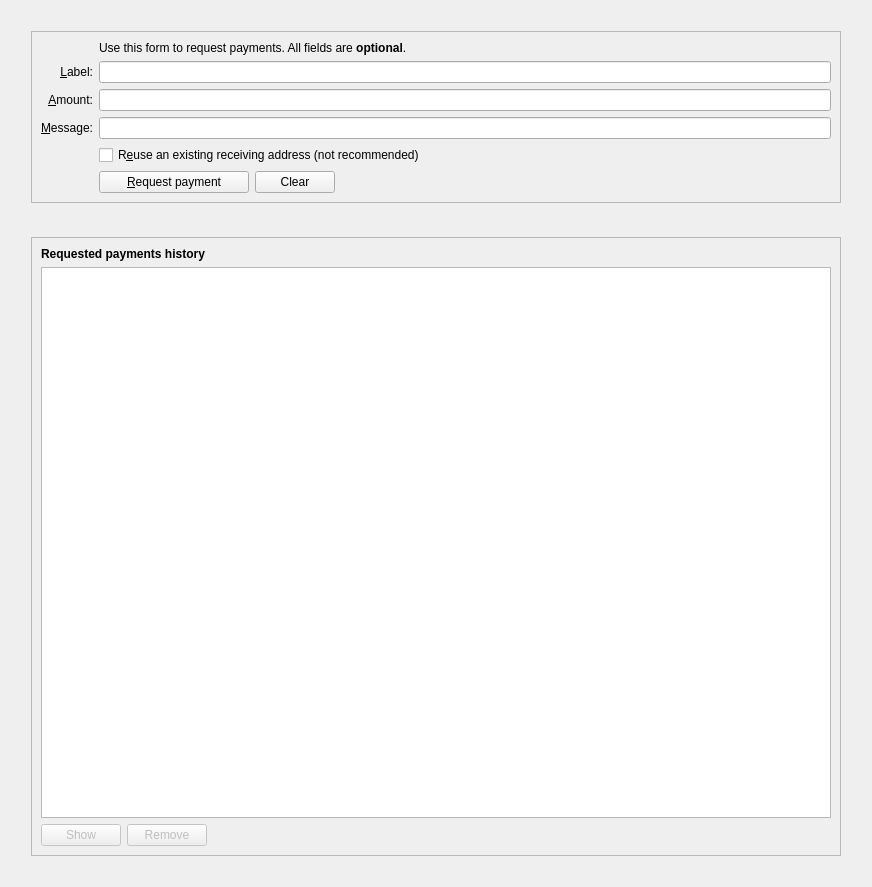
<?xml version="1.0" encoding="UTF-8"?>
<ui version="4.0">
 <class>ReceiveCoinsDialog</class>
 <widget class="QWidget" name="ReceiveCoinsDialog">
  <property name="geometry">
   <rect>
    <x>0</x>
    <y>0</y>
    <width>872</width>
    <height>887</height>
   </rect>
  </property>
  <layout class="QVBoxLayout" name="verticalLayout" stretch="0">
   <item>
    <layout class="QVBoxLayout" name="verticalLayout_5">
     <property name="spacing">
      <number>34</number>
     </property>
     <property name="leftMargin">
      <number>20</number>
     </property>
     <property name="topMargin">
      <number>20</number>
     </property>
     <property name="rightMargin">
      <number>20</number>
     </property>
     <property name="bottomMargin">
      <number>20</number>
     </property>
     <item>
      <widget class="QFrame" name="frame2">
       <property name="sizePolicy">
        <sizepolicy hsizetype="Preferred" vsizetype="Fixed">
         <horstretch>0</horstretch>
         <verstretch>0</verstretch>
        </sizepolicy>
       </property>
       <property name="frameShape">
        <enum>QFrame::StyledPanel</enum>
       </property>
       <property name="frameShadow">
        <enum>QFrame::Sunken</enum>
       </property>
       <layout class="QVBoxLayout" name="verticalLayout_3">
        <item>
         <layout class="QGridLayout" name="gridLayout">
          <item row="7" column="2">
           <widget class="QCheckBox" name="reuseAddress">
            <property name="toolTip">
             <string>Reuse one of the previously used receiving addresses. Reusing addresses has security and privacy issues. Do not use this unless re-generating a payment request made before.</string>
            </property>
            <property name="text">
             <string>R&amp;euse an existing receiving address (not recommended)</string>
            </property>
           </widget>
          </item>
          <item row="7" column="0">
           <widget class="QLabel" name="label_4">
            <property name="text">
             <string/>
            </property>
           </widget>
          </item>
          <item row="6" column="0">
           <widget class="QLabel" name="label_3">
            <property name="toolTip">
             <string>An optional message to attach to the payment request, which will be displayed when the request is opened. Note: The message will not be sent with the payment over the Chellit network.</string>
            </property>
            <property name="text">
             <string>&amp;Message:</string>
            </property>
            <property name="alignment">
             <set>Qt::AlignRight|Qt::AlignTrailing|Qt::AlignVCenter</set>
            </property>
            <property name="buddy">
             <cstring>reqMessage</cstring>
            </property>
           </widget>
          </item>
          <item row="4" column="2">
           <widget class="QLineEdit" name="reqLabel">
            <property name="toolTip">
             <string>An optional label to associate with the new receiving address.</string>
            </property>
           </widget>
          </item>
          <item row="6" column="2">
           <widget class="QLineEdit" name="reqMessage">
            <property name="toolTip">
             <string>An optional message to attach to the payment request, which will be displayed when the request is opened. Note: The message will not be sent with the payment over the Chellit network.</string>
            </property>
           </widget>
          </item>
          <item row="2" column="2">
           <widget class="QLabel" name="label_5">
            <property name="text">
             <string>Use this form to request payments. All fields are &lt;b&gt;optional&lt;/b&gt;.</string>
            </property>
           </widget>
          </item>
          <item row="4" column="0">
           <widget class="QLabel" name="label_2">
            <property name="toolTip">
             <string>An optional label to associate with the new receiving address.</string>
            </property>
            <property name="text">
             <string>&amp;Label:</string>
            </property>
            <property name="alignment">
             <set>Qt::AlignRight|Qt::AlignTrailing|Qt::AlignVCenter</set>
            </property>
            <property name="buddy">
             <cstring>reqLabel</cstring>
            </property>
           </widget>
          </item>
          <item row="5" column="0">
           <widget class="QLabel" name="label">
            <property name="toolTip">
             <string>An optional amount to request. Leave this empty or zero to not request a specific amount.</string>
            </property>
            <property name="text">
             <string>&amp;Amount:</string>
            </property>
            <property name="alignment">
             <set>Qt::AlignRight|Qt::AlignTrailing|Qt::AlignVCenter</set>
            </property>
            <property name="buddy">
             <cstring>reqAmount</cstring>
            </property>
           </widget>
          </item>
          <item row="5" column="2">
           <widget class="ChellitAmountField" name="reqAmount">
            <property name="minimumSize">
             <size>
              <width>80</width>
              <height>0</height>
             </size>
            </property>
            <property name="toolTip">
             <string>An optional amount to request. Leave this empty or zero to not request a specific amount.</string>
            </property>
           </widget>
          </item>
          <item row="8" column="2">
           <layout class="QHBoxLayout" name="horizontalLayout">
            <item>
             <widget class="QPushButton" name="receiveButton">
              <property name="minimumSize">
               <size>
                <width>150</width>
                <height>0</height>
               </size>
              </property>
              <property name="text">
               <string>&amp;Request payment</string>
              </property>
              <property name="icon">
               <iconset resource="../chellit.qrc">
                <normaloff>:/icons/receiving_addresses</normaloff>:/icons/receiving_addresses</iconset>
              </property>
             </widget>
            </item>
            <item>
             <widget class="QPushButton" name="clearButton">
              <property name="sizePolicy">
               <sizepolicy hsizetype="Minimum" vsizetype="Fixed">
                <horstretch>0</horstretch>
                <verstretch>0</verstretch>
               </sizepolicy>
              </property>
              <property name="toolTip">
               <string>Clear all fields of the form.</string>
              </property>
              <property name="text">
               <string>Clear</string>
              </property>
              <property name="icon">
               <iconset resource="../chellit.qrc">
                <normaloff>:/icons/remove</normaloff>:/icons/remove</iconset>
              </property>
              <property name="autoDefault">
               <bool>false</bool>
              </property>
             </widget>
            </item>
            <item>
             <spacer name="horizontalSpacer">
              <property name="orientation">
               <enum>Qt::Horizontal</enum>
              </property>
              <property name="sizeHint" stdset="0">
               <size>
                <width>40</width>
                <height>20</height>
               </size>
              </property>
             </spacer>
            </item>
           </layout>
          </item>
          <item row="8" column="0">
           <widget class="QLabel" name="label_7">
            <property name="text">
             <string/>
            </property>
           </widget>
          </item>
         </layout>
        </item>
       </layout>
      </widget>
     </item>
     <item>
      <widget class="QFrame" name="frame">
       <property name="sizePolicy">
        <sizepolicy hsizetype="Preferred" vsizetype="Expanding">
         <horstretch>0</horstretch>
         <verstretch>0</verstretch>
        </sizepolicy>
       </property>
       <property name="frameShape">
        <enum>QFrame::StyledPanel</enum>
       </property>
       <property name="frameShadow">
        <enum>QFrame::Raised</enum>
       </property>
       <layout class="QVBoxLayout" name="verticalLayout_2">
        <item>
         <widget class="QLabel" name="label_6">
          <property name="font">
           <font>
            <weight>75</weight>
            <bold>true</bold>
           </font>
          </property>
          <property name="text">
           <string>Requested payments history</string>
          </property>
         </widget>
        </item>
        <item>
         <widget class="QTableView" name="recentRequestsView">
          <property name="contextMenuPolicy">
           <enum>Qt::CustomContextMenu</enum>
          </property>
          <property name="tabKeyNavigation">
           <bool>false</bool>
          </property>
          <property name="sortingEnabled">
           <bool>true</bool>
          </property>
         </widget>
        </item>
        <item>
         <layout class="QHBoxLayout" name="horizontalLayout_2">
          <item>
           <widget class="QPushButton" name="showRequestButton">
            <property name="enabled">
             <bool>false</bool>
            </property>
            <property name="toolTip">
             <string>Show the selected request (does the same as double clicking an entry)</string>
            </property>
            <property name="text">
             <string>Show</string>
            </property>
            <property name="icon">
             <iconset resource="../chellit.qrc">
              <normaloff>:/icons/edit</normaloff>:/icons/edit</iconset>
            </property>
            <property name="autoDefault">
             <bool>false</bool>
            </property>
           </widget>
          </item>
          <item>
           <widget class="QPushButton" name="removeRequestButton">
            <property name="enabled">
             <bool>false</bool>
            </property>
            <property name="toolTip">
             <string>Remove the selected entries from the list</string>
            </property>
            <property name="text">
             <string>Remove</string>
            </property>
            <property name="icon">
             <iconset resource="../chellit.qrc">
              <normaloff>:/icons/remove</normaloff>:/icons/remove</iconset>
            </property>
            <property name="autoDefault">
             <bool>false</bool>
            </property>
           </widget>
          </item>
          <item>
           <spacer name="horizontalSpacer_2">
            <property name="orientation">
             <enum>Qt::Horizontal</enum>
            </property>
            <property name="sizeHint" stdset="0">
             <size>
              <width>40</width>
              <height>20</height>
             </size>
            </property>
           </spacer>
          </item>
         </layout>
        </item>
       </layout>
      </widget>
     </item>
    </layout>
   </item>
  </layout>
 </widget>
 <customwidgets>
  <customwidget>
   <class>ChellitAmountField</class>
   <extends>QLineEdit</extends>
   <header>chellitamountfield.h</header>
   <container>1</container>
  </customwidget>
 </customwidgets>
 <tabstops>
  <tabstop>reqLabel</tabstop>
  <tabstop>reqAmount</tabstop>
  <tabstop>reqMessage</tabstop>
  <tabstop>reuseAddress</tabstop>
  <tabstop>receiveButton</tabstop>
  <tabstop>clearButton</tabstop>
  <tabstop>recentRequestsView</tabstop>
  <tabstop>showRequestButton</tabstop>
  <tabstop>removeRequestButton</tabstop>
 </tabstops>
 <resources>
  <include location="../chellit.qrc"/>
 </resources>
 <connections/>
</ui>
